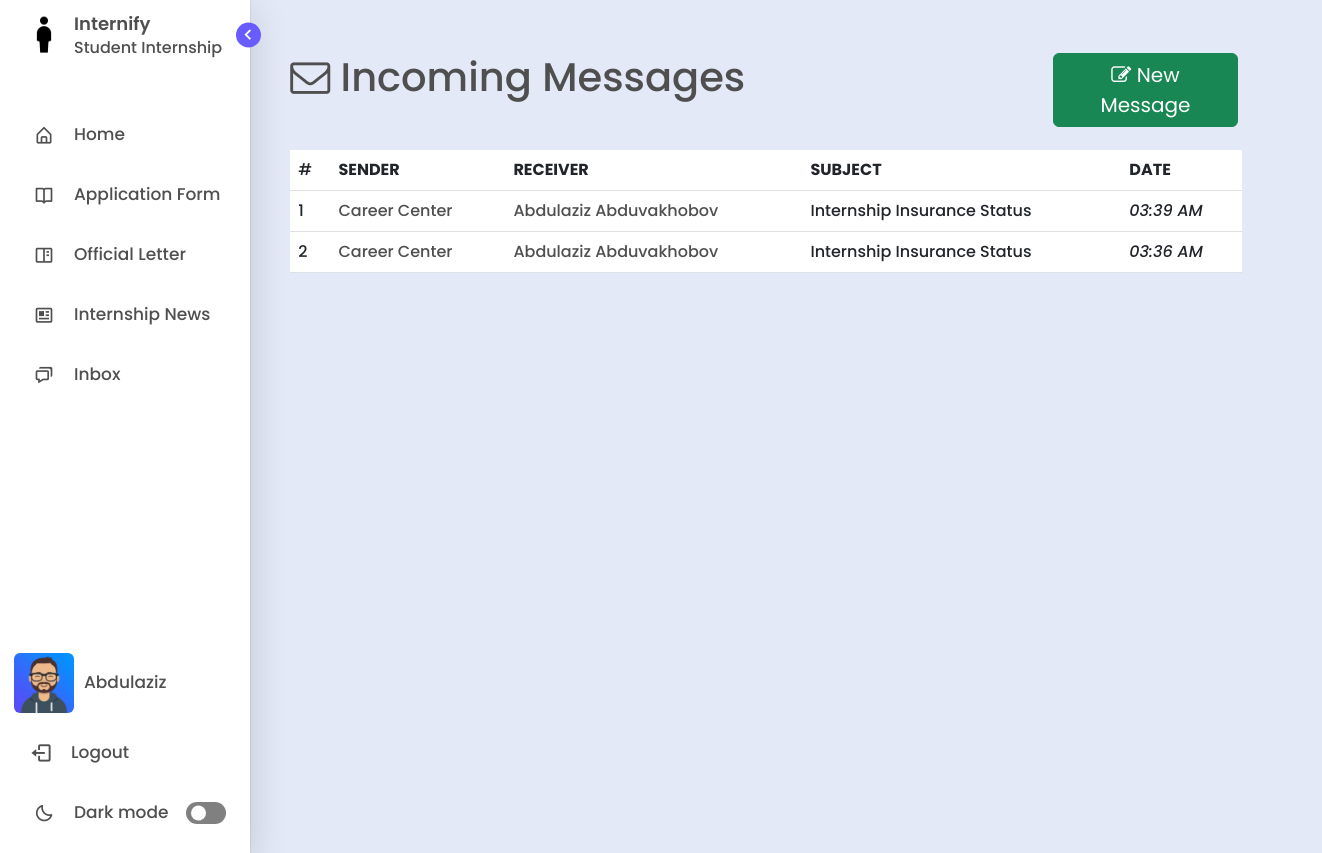
/inbox/ (signed in), run on an earlier commit of the app's database.
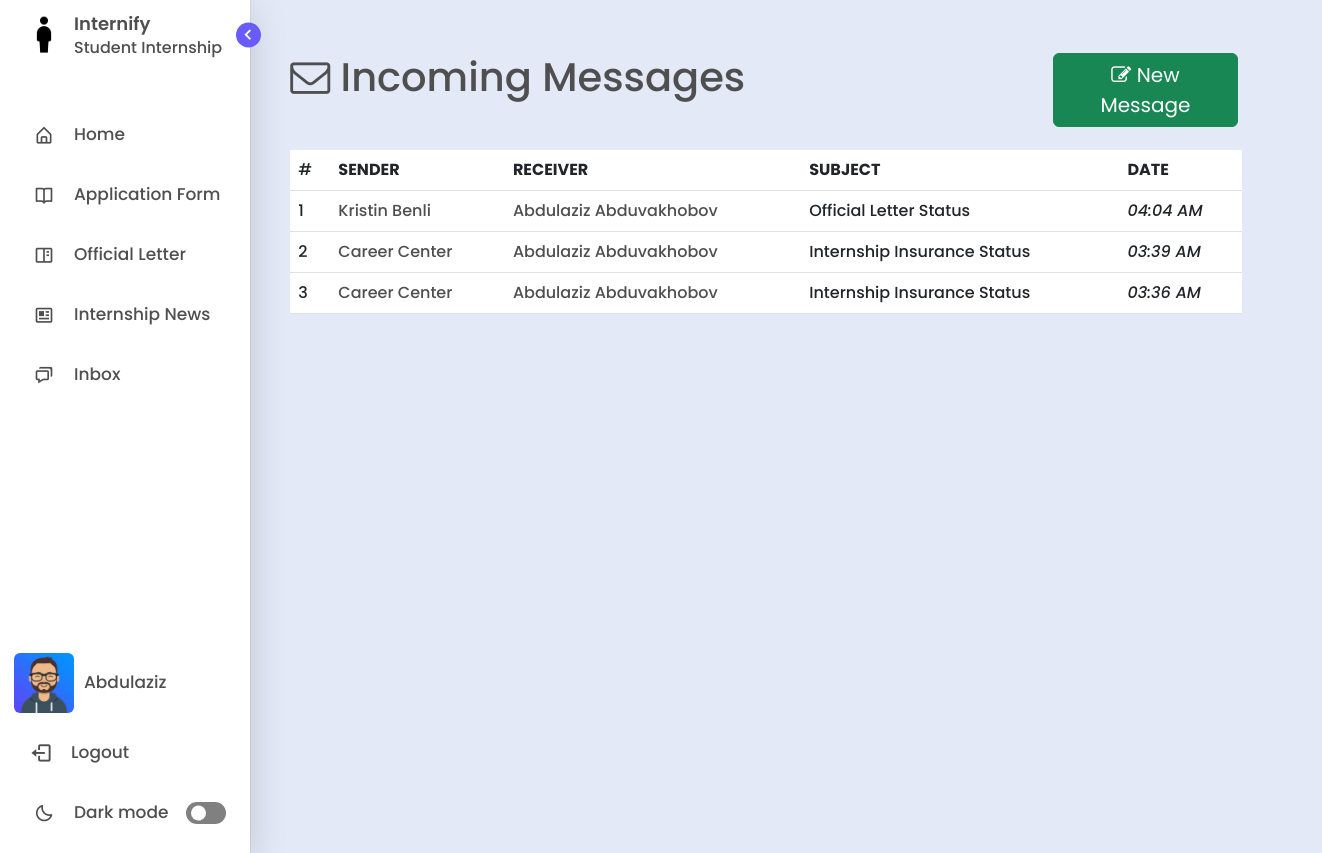
And on a later commit of the database.
### management/models.py (models this page shows, shortened)
class BaseAbstractModel(models.Model):
    is_visible = models.BooleanField(default=True, verbose_name='Visibility')
    date_created = models.DateTimeField(auto_now_add=True)
    date_updated = models.DateTimeField(auto_now=True)
    class Meta:
        abstract = True

class Message(BaseAbstractModel):
    title = models.CharField(max_length=255)
    content = models.TextField()
    sender = models.ForeignKey(User, on_delete=CASCADE, related_name='sender')
    receiver = models.ForeignKey(User, on_delete=CASCADE, related_name='receiver')
    parent = models.ForeignKey('self', on_delete=SET_NULL, null=True, related_name='parentnode')
    def get_absolute_url(self):
        return reverse('message', args=[str(self.id)])

class User(AbstractBaseUser, PermissionsMixin):
    GENDER_CHOICES = (
        ('M', 'Male'),
        ('F', 'Female'),
    )
    first_name = models.CharField(max_length=100)
    last_name = models.CharField(max_length=100)
    email = models.EmailField(unique=True)
    gender = models.CharField(max_length=1, choices=GENDER_CHOICES)
    photo = models.ImageField(upload_to='users', null=True, blank=True)
    last_login = models.DateTimeField(auto_now=True)
    is_active = models.BooleanField(default=True)
    is_staff = models.BooleanField(default=False)
    is_superuser = models.BooleanField(default=False)
    objects = CustomUserManager()
    USERNAME_FIELD = 'email'
    REQUIRED_FIELDS = ['first_name', 'last_name', 'gender',  'password']
    def get_full_name(self):
        return f'{self.first_name} {self.last_name}'

### management/views.py (the view, shortened to what this page needs)
# urls.py: path('inbox/', views.inbox, name = "inbox"),
def inbox(request):
	user = request.user
	emails = Message.objects.filter((Q(sender=request.user) | Q(receiver=request.user)) & Q(parent=None)).order_by('-date_updated')
	context = {
		'emails': emails
	}
	return render(request, "inbox.html", context)

### templates/inbox.html (shortened to what this page needs)
{% extends "layout.html" %}
{% load static %}
{% block content %}
<div class="home offset-md-1" style="margin-top:4%;">
  <div class="row">
    <div class="col-md-5">
      <h1 class="title text"><i class="fa fa-envelope-o"></i> Incoming Messages</h1>
    </div>
    <div class="col-md-5">
      <a href="{% url 'sendmessage' %}" class="btn btn-success btn-block" style="font-size: 20px; width:40%; float:right;"><i class='fa fa-pencil-square-o'></i> New Message</a>
    </div>
  </div>
  <div class="col-md-10" style="margin-top:2%; max-height: 600px; overflow-y:scroll;">
    <table class="table table-hover mails" style="background-color: var(--primary-color-light);">
      {% if emails.count > 0 %}
      <thead class="text">
        <td>#</td>
        <th>SENDER</th>
        <th>RECEIVER</th>
        <th>SUBJECT</th>
        <th>DATE</th>
      </thead>
      <tbody class="text">
        {% for message in emails %}
          <tr>
            <td>{{forloop.counter}}</td>
            <td>
              <a href="{{message.get_absolute_url}}" style="text-decoration: none; color: var(--text-color)">
                {{message.sender.get_full_name}}
              </a>
            </td>
            <td>
              <a href="{% url 'inbox' %}message/{{message.id}}/" style="text-decoration: none; color: var(--text-color)">
                {{message.receiver.get_full_name}}
              </a>
            </td>
            <td>{{message.title}}</td>
            <td class="text-right fst-italic">{{message.date_created|date:"h:i A"}}</td>
          </tr>
        {% endfor %}
      </tbody>
      {% else %}
        <th>
          <p class='text-center text-white'>No records!</p>
        </th>
      {% endif %}
    </table>
  </div>
</div>
{% endblock content %}

### templates/includes/sidebar.html (shortened to what this page needs)
<!DOCTYPE html>
{% load static %}
<html lang="en">
<head>
    <link href='https://unpkg.com/boxicons@2.1.1/css/boxicons.min.css' rel='stylesheet'>
</head>
<body>
    <nav class="sidebar open">
        <header>
            <div class="image-text">
                <span class="image">
                    <a href="/home"><img id="my-image" src="{% static 'assets/img/logo.png' %}" alt=""></a>
                </span>
                <div class="text logo-text">
                    <a href="/home" style="text-decoration: none; color: var(--text-color);"><span class="name">Internify</span></a>
                    <span class="profession">Student Internship</span>
                </div>
            </div>
            <i class='bx bx-chevron-right toggle'></i>
        </header>
        <div class="menu-bar">
            <div class="menu">
                <li class="nav-link">
                    <a href="{% url 'index' %}">
                        <i class='bx bx-home-alt icon' ></i>
                        <span class="text nav-text">Home</span>
                    </a>
                </li>
                {% for group in request.user.groups.all %}
                    {% if group.name == 'Student' %}
                        <li class ="nav-link">
                            <a href="/application-form">
                                <i class='bx bx-book-open icon'></i>
                                <span class="text nav-text">Application Form</span>
                            </a>
                        </li>
                        <li class ="nav-link">
                            <a href="/official-letter">
                                <i class='bx bx-book-content icon' ></i>
                                <span class="text nav-text">Official Letter</span>
                            </a>
                        </li>
                        <li class="nav-link">
                            <a href="/internship-opportunities">
                              <i class='bx bx-news icon' ></i>
                              <span class="text nav-text">Internship News</span>
                            </a>
                        </li>
                    {% endif %}
                {% endfor %}
                <li class="nav-link">
                    <a href="/inbox">
                        <i class='bx bx-chat icon' ></i>
                        <span class="text nav-text">Inbox</span>
                    </a>
                </li>
            </div>
            <div class="bottom-content">
                <li class="nav-link">
                    <a href="/profile">
                        <img src="
                                {% if request.user.photo%}
                                    {{ request.user.photo.url }}
                                {% elif request.user.gender == 'M' %}
                                    {% static 'assets/img/avatars/male_avatar.png' %}
                                {% else %}
                                    {% static 'assets/img/avatars/female_avatar.png' %}
                                {% endif %}
                                "
                                alt="user-avatar"
                            class="d-block rounded" height="60" width="60" id="uploadedAvatar" />
                        <span class="text nav-text" style="margin-left:10px;"> {{user.first_name}}</span>
                    </a>
                </li>
                <li class="nav-link">
                    <a href="/logout">
                        <i class='bx bx-log-out icon' style="font-size:23px; margin-left:-3px;"></i>
                        <span class="text nav-text">Logout</span>
                    </a>
                </li>
                <li class="mode">
                    <div class="sun-moon">
                        <i class='bx bx-moon icon moon'></i>
                    </div>
                    <span class="mode-text text">Dark mode</span>
                    <div class="toggle-switch">
                        <span class="switch"></span>
                    </div>
                </li>
            </div>
        </div>
    </nav>
</body>
</html>

What changed in the data, as far as the page shows it:
added Message: sender.get_full_name "Kristin Benli", receiver.get_full_name "Abdulaziz Abduvakhobov", title "Official Letter Status", date_created "04:04 AM"
